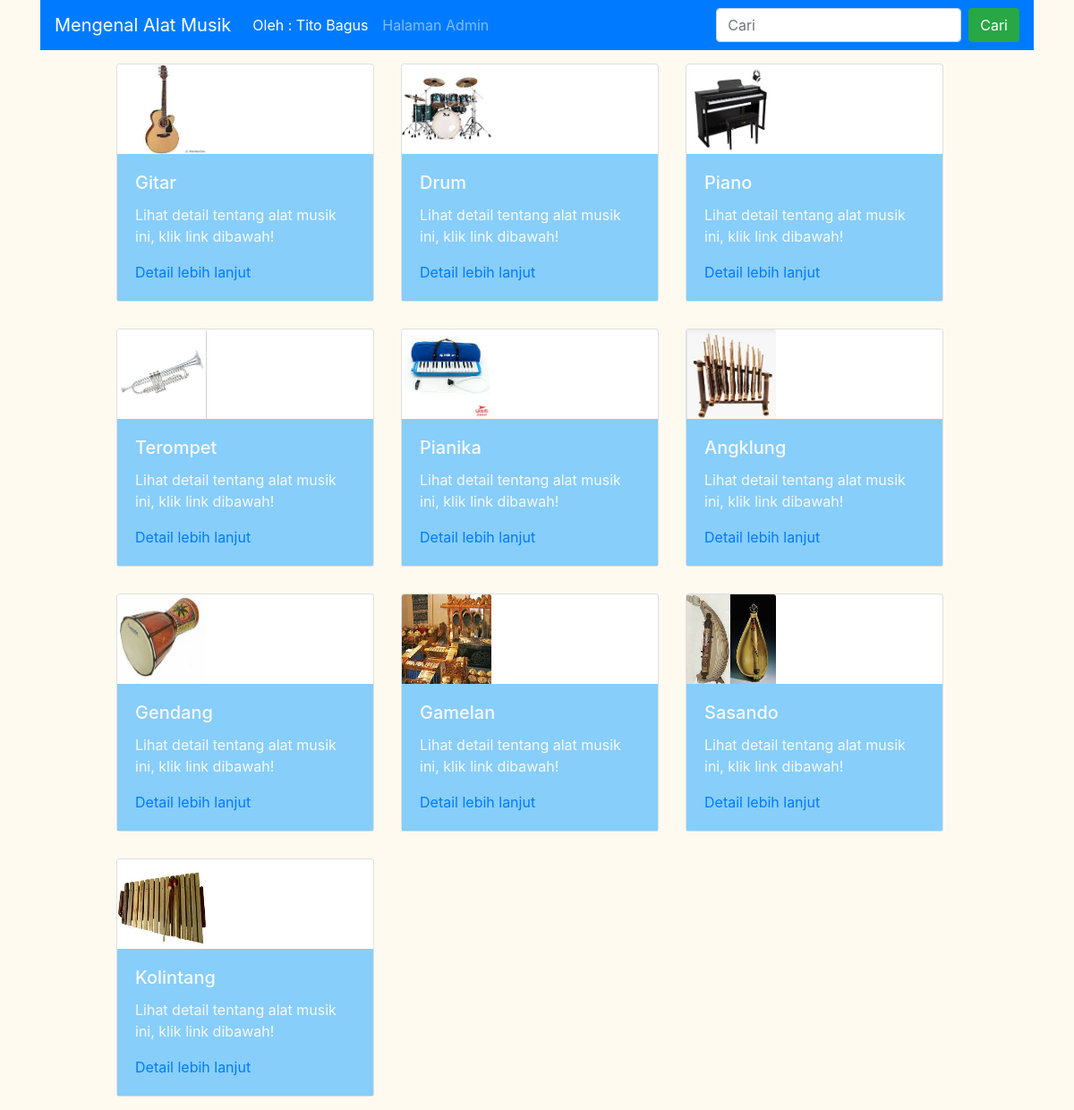
The page / on the database its author committed.
### tables this page shows
CREATE TABLE `alat_musik` (
  `id` int(11) NOT NULL,
  `nama` varchar(100) NOT NULL,
  `gambar` varchar(100) NOT NULL,
  `cara` varchar(100) NOT NULL,
  `asal` varchar(100) NOT NULL,
  `harga` varchar(100) NOT NULL
);

### php/functions.php (called while the page is built, shortened)
<?php
    function koneksi(){
        $conn = mysqli_connect("localhost", "root", "") or die("koneksi ke DB gagal");
        mysqli_select_db($conn, "tubes_193040089") or die("Database Salah");
        return $conn;
    }
    function query($sql){
        $conn = koneksi();
        $result = mysqli_query($conn, "$sql");
        $rows = [];
        while ($row = mysqli_fetch_assoc($result)) {
            $rows[] = $row;
        }
        return $rows;
    }
?>

### index.php (the view, shortened to what this page needs)
<?php
    require 'php/functions.php';
    if (isset($_GET['cari'])){
        $keyword = $_GET['keyword'];
        $alatmusik = query ("SELECT * FROM alat_musik WHERE
        nama LIKE '%$keyword%'OR
        gambar LIKE '%$keyword%'OR
        cara LIKE '%$keyword%'OR
        asal LIKE '%$keyword%'OR
        harga LIKE '%$keyword%' ");
    }else{
    $alatmusik = query("SELECT * FROM alat_musik");
    }
?>
<!DOCTYPE html>
<html>
<link rel="stylesheet" href="https://stackpath.bootstrapcdn.com/bootstrap/4.4.1/css/bootstrap.min.css">
</head>
<body style="background-color: floralwhite;">
<div class="container" style="background-color: floralwhite; align-content: center;">
<nav class="navbar navbar-expand-lg navbar-dark bg-primary text-light">
  <a class="navbar-brand" href="#">Mengenal Alat Musik</a>
  <div class="collapse navbar-collapse" id="navbarSupportedContent">
    <ul class="navbar-nav mr-auto">
      <li class="nav-item active">
        <a class="nav-link" href="https://www.instagram.com/baguzzzzzzzz/">Oleh : Tito Bagus <span class="sr-only">(current)</span></a>
      </li>
      <li class="nav-item">
        <a class="nav-link" href="php/login.php">Halaman Admin</a>
      </li>
    </ul>
    <form class="form-inline my-2 my-lg-0" action="" method="get">
      <input class="form-control mr-sm-2" type="search" placeholder="Cari" name="keyword">
      <button class="btn btn-success" type="submit" name="cari">Cari</button>
    </form>
  </div>
</nav>
    <?php if(empty($alatmusik)) : ?>
    <h1>Data tidak ditemukan</h1>
    <?php else : ?>
      <div class="kartu" style="margin-left:70px;">
    <?php foreach ($alatmusik as $row) : ?>
      <div class="card" style="width: 18rem; float: left; margin: 15px; ">
        <img src="assets/img/<?= $row['gambar']; ?>" class="card-img-top" alt="..." style="width: 100px; height: 100px;">
        <div class="card-body text-light" style="background-color: lightskyblue;">
          <h5 class="card-title"><?= $row["nama"] ?></h5>
          <p class="card-text">Lihat detail tentang alat musik ini, klik link dibawah!</p>
          <a href="php/detail.php?id=<?= $row['id'] ?>" style="text-decoration: none;">
                Detail lebih lanjut
            </a>
        </div>
      </div>
    <?php endforeach; ?>
    </div>
    <?php endif; ?>
    </div>
</body>
</html>

### rows shown on the page
alat_musik: gambar (picture), nama "Gitar"
alat_musik: gambar (picture), nama "Drum"
alat_musik: gambar (picture), nama "Piano"
alat_musik: gambar (picture), nama "Terompet"
alat_musik: gambar (picture), nama "Pianika"
alat_musik: gambar (picture), nama "Angklung"
alat_musik: gambar (picture), nama "Gendang"
alat_musik: gambar (picture), nama "Gamelan"
alat_musik: gambar (picture), nama "Sasando"
alat_musik: gambar (picture), nama "Kolintang"
